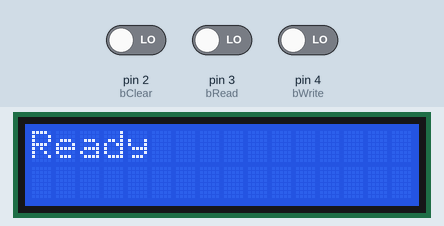
A sketch run on a simulated Arduino Uno, built with avr-gcc and run on an emulated ATmega328P. On the bench: 16×2 character LCD. Inputs (shaded band) come from the test bench; at power-on: pin 3 (bRead) LOW, pin 2 (bClear) LOW, pin 4 (bWrite) LOW.

Above: at 6.2 s.
6.3 s: pin 3 (bRead) driven HIGH
At 7.1 s:
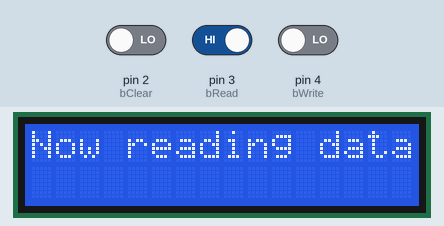
At 11.4 s:
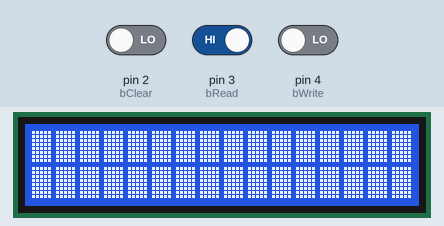
Timing chart, 0 to 12.9 s (numbered marks = the images above; inputs shaded):
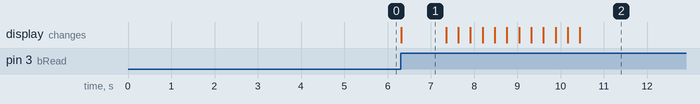

Measured:
- after the input at 6.3 s, the display: changes at once (image 1)
- what the display in image 1 shows lasts 1.1 s, from 6.3 s to 7.4 s

The sketch:

Persist.ino
```cpp
#include "library\SerialDisplay.h"
#include "library\Persist.h"

const int bClear = 2;
const int bRead = 3;
const int bWrite = 4;

int addr = 0;
String val;
String _constData = "Data: ";
String _constNowStoring = "Now storing: ";
int bClearState;
int bReadState;
int bWriteState;

void setup()
{
  Serial.begin(9600);
  DisplayInitialize();
  pinMode(bClear, INPUT);
  pinMode(bRead, INPUT);
  pinMode(bWrite, INPUT);
  WriteString("Ready");
  delay(5000);
}

void loop()
{
  bClearState = digitalRead(bClear);
  bReadState = digitalRead(bRead);
  bWriteState = digitalRead(bWrite);

  if  ( bClearState == HIGH)
  {
    WriteString("Now clearing data");
    delay(1000);
    eepromClear();
    WriteString("Data cleared");
  }
  else
  {
    if  ( bReadState == HIGH)
    {
      WriteString("Now reading data");
      delay(1000);
      String dataIn = eepromReadString(0);
      WriteString("Data read: " + dataIn);
    }
    else
    {
      if  ( bWriteState == HIGH)
      {
        String inputData = Serial.readString();

        WriteString(_constNowStoring + inputData);
        eepromWriteString(addr, inputData);
        delay(1000);
        WriteString("Data stored");

      }
    }
  }
}
```
